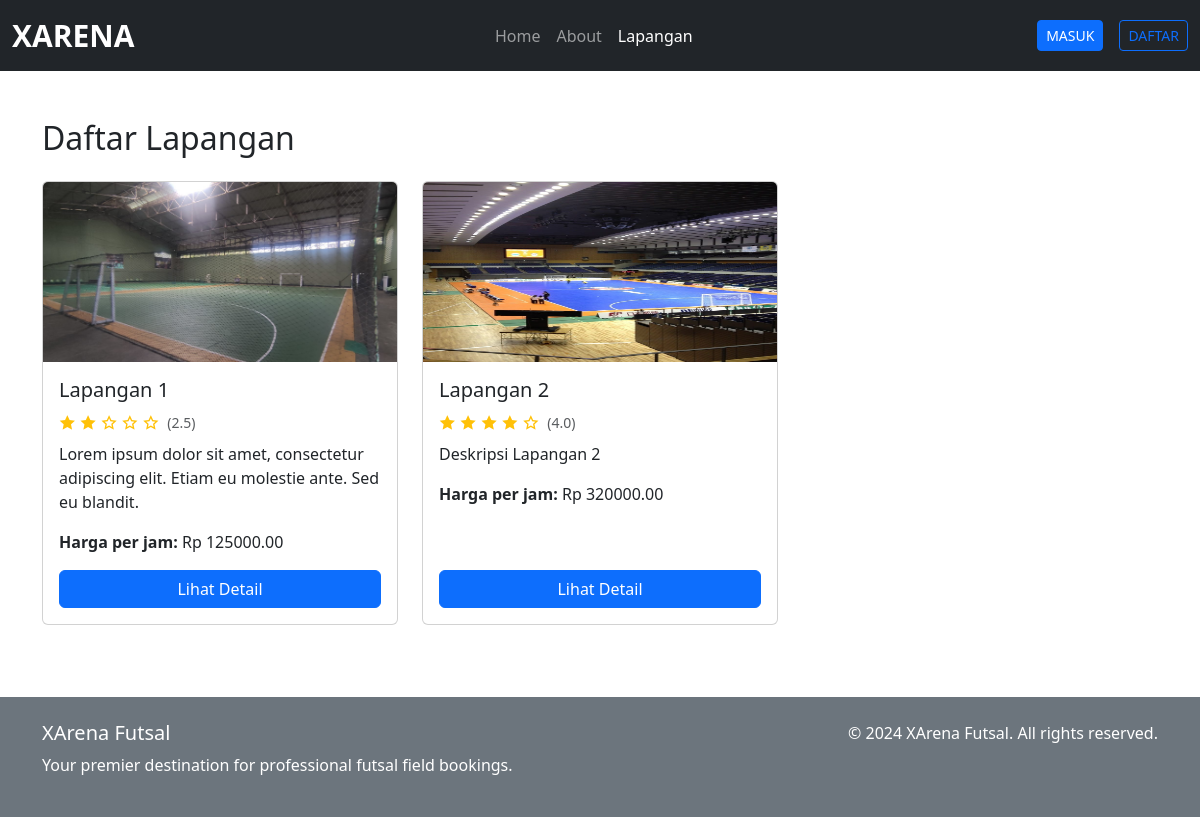
/lapangan/, run on the app's committed database.
### xarena_app/models.py (models this page shows, shortened)
class Lapangan(models.Model):
    nama = models.CharField(max_length=100)
    deskripsi = models.TextField(max_length=500)
    harga_per_jam = models.DecimalField(max_digits=10, decimal_places=2)
    gambar = models.ImageField(upload_to='lapangan_images/', blank=True, null=True)
    is_available = models.BooleanField(default=True)
    def avg_rating(self):
        ratings = Ulasan.objects.filter(lapangan=self).values_list('rating', flat=True)
        if ratings:
            return sum(ratings) / len(ratings)
        return 0

### xarena_app/views.py (the view)
# urls.py: path('lapangan/', views.LapanganListView.as_view(), name='list_lapangan'),
class LapanganListView(ListView):
    model = Lapangan
    template_name = 'public/list_lapangan.html'
    context_object_name = 'lapangan'
    def get_queryset(self):
        return Lapangan.objects.all()

### templates/public/list_lapangan.html
{% extends "../base.html" %} {% block content %}
<div class="container py-5">
  <h2 class="mb-4">Daftar Lapangan</h2>
  <div class="row">
    {% for field in lapangan %}
    <div class="col-md-4 mb-4">
      <div class="card h-100">
        {% if field.gambar %}
        <img
          src="{{ field.gambar.url }}"
          class="card-img-top"
          style="max-height: 180px"
          alt="{{ field.nama }}"
        />
        {% endif %}
        <div class="card-body d-flex flex-column">
          <h5 class="card-title">{{ field.nama }}</h5>
          <div class="rating-stars mb-2">
            {% with ''|center:5 as range %}
            {% for _ in range %}
              {% if forloop.counter <= field.avg_rating %}
                <i class="ri-star-fill text-warning"></i>
              {% else %}
                <i class="ri-star-line text-warning"></i>
              {% endif %}
            {% endfor %}
            {% endwith %}
            <small class="text-muted ms-1">
              {% if field.avg_rating %}
                ({{ field.avg_rating|floatformat:1 }})
              {% else %}
                (0.0)
              {% endif %}
            </small>
          </div>
          <p class="card-text">{{ field.deskripsi }}</p>
          <p class="card-text">
            <strong>Harga per jam:</strong> Rp {{ field.harga_per_jam }}
          </p>
          <a href="{% url 'detail_lapangan' field.id %}" class="btn btn-primary mt-auto">Lihat Detail</a>
        </div>
      </div>
    </div>
    {% endfor %}
  </div>
</div>
{% endblock %}

### static/css/style.css (style rules this page uses)
* { scrollbar-width: thin; scrollbar-color: #888 #f1f1f1; }

### data on the page
Lapangan: gambar (picture), nama "Lapangan 1", avg_rating "2.5", deskripsi "Lorem ipsum dolor sit amet, consectetur adipiscing elit. Etiam eu molestie ante. Sed eu blandit.", harga_per_jam "125000.00"
Lapangan: gambar (picture), nama "Lapangan 2", avg_rating "4.0", deskripsi "Deskripsi Lapangan 2", harga_per_jam "320000.00"
